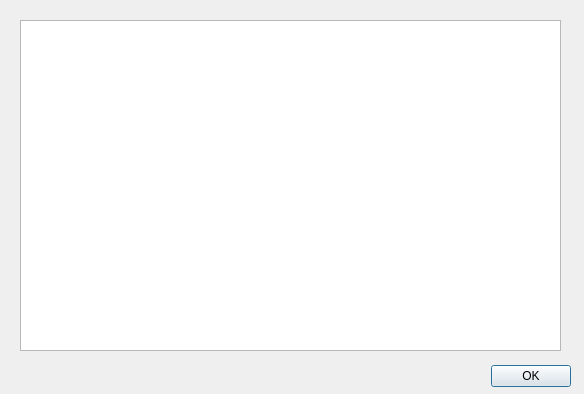
<?xml version="1.0" encoding="UTF-8"?>
<ui version="4.0">
 <class>HistoryVersionListDialog</class>
 <widget class="QDialog" name="HistoryVersionListDialog">
  <property name="geometry">
   <rect>
    <x>0</x>
    <y>0</y>
    <width>584</width>
    <height>394</height>
   </rect>
  </property>
  <property name="windowTitle">
   <string>Dialog</string>
  </property>
  <widget class="QDialogButtonBox" name="buttonBox">
   <property name="geometry">
    <rect>
     <x>230</x>
     <y>360</y>
     <width>341</width>
     <height>32</height>
    </rect>
   </property>
   <property name="orientation">
    <enum>Qt::Horizontal</enum>
   </property>
   <property name="standardButtons">
    <set>QDialogButtonBox::Ok</set>
   </property>
  </widget>
  <widget class="QTextBrowser" name="textBrowser">
   <property name="geometry">
    <rect>
     <x>20</x>
     <y>20</y>
     <width>541</width>
     <height>331</height>
    </rect>
   </property>
  </widget>
 </widget>
 <resources/>
 <connections>
  <connection>
   <sender>buttonBox</sender>
   <signal>accepted()</signal>
   <receiver>HistoryVersionListDialog</receiver>
   <slot>accept()</slot>
   <hints>
    <hint type="sourcelabel">
     <x>248</x>
     <y>254</y>
    </hint>
    <hint type="destinationlabel">
     <x>157</x>
     <y>274</y>
    </hint>
   </hints>
  </connection>
  <connection>
   <sender>buttonBox</sender>
   <signal>rejected()</signal>
   <receiver>HistoryVersionListDialog</receiver>
   <slot>reject()</slot>
   <hints>
    <hint type="sourcelabel">
     <x>316</x>
     <y>260</y>
    </hint>
    <hint type="destinationlabel">
     <x>286</x>
     <y>274</y>
    </hint>
   </hints>
  </connection>
 </connections>
</ui>
